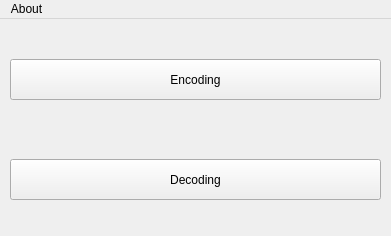
<?xml version="1.0" encoding="UTF-8"?>
<ui version="4.0">
 <class>MainWindow</class>
 <widget class="QMainWindow" name="MainWindow">
  <property name="geometry">
   <rect>
    <x>0</x>
    <y>0</y>
    <width>391</width>
    <height>236</height>
   </rect>
  </property>
  <property name="minimumSize">
   <size>
    <width>391</width>
    <height>236</height>
   </size>
  </property>
  <property name="maximumSize">
   <size>
    <width>391</width>
    <height>236</height>
   </size>
  </property>
  <property name="windowTitle">
   <string>Huffman Coding</string>
  </property>
  <property name="windowIcon">
   <iconset resource="image.qrc">
    <normaloff>:/image/iconn.png</normaloff>:/image/iconn.png</iconset>
  </property>
  <widget class="QWidget" name="centralWidget">
   <widget class="QPushButton" name="decode_button">
    <property name="geometry">
     <rect>
      <x>10</x>
      <y>140</y>
      <width>371</width>
      <height>41</height>
     </rect>
    </property>
    <property name="text">
     <string>Decoding</string>
    </property>
   </widget>
   <widget class="QPushButton" name="encode_btton">
    <property name="geometry">
     <rect>
      <x>10</x>
      <y>40</y>
      <width>371</width>
      <height>41</height>
     </rect>
    </property>
    <property name="text">
     <string>Encoding</string>
    </property>
   </widget>
  </widget>
  <widget class="QMenuBar" name="menuBar">
   <property name="geometry">
    <rect>
     <x>0</x>
     <y>0</y>
     <width>391</width>
     <height>31</height>
    </rect>
   </property>
   <widget class="QMenu" name="menuAbout">
    <property name="title">
     <string>About</string>
    </property>
    <addaction name="actionAbout"/>
   </widget>
   <addaction name="menuAbout"/>
  </widget>
  <action name="actionAbout">
   <property name="text">
    <string>About</string>
   </property>
  </action>
 </widget>
 <layoutdefault spacing="6" margin="11"/>
 <resources>
  <include location="image.qrc"/>
 </resources>
 <connections/>
</ui>
